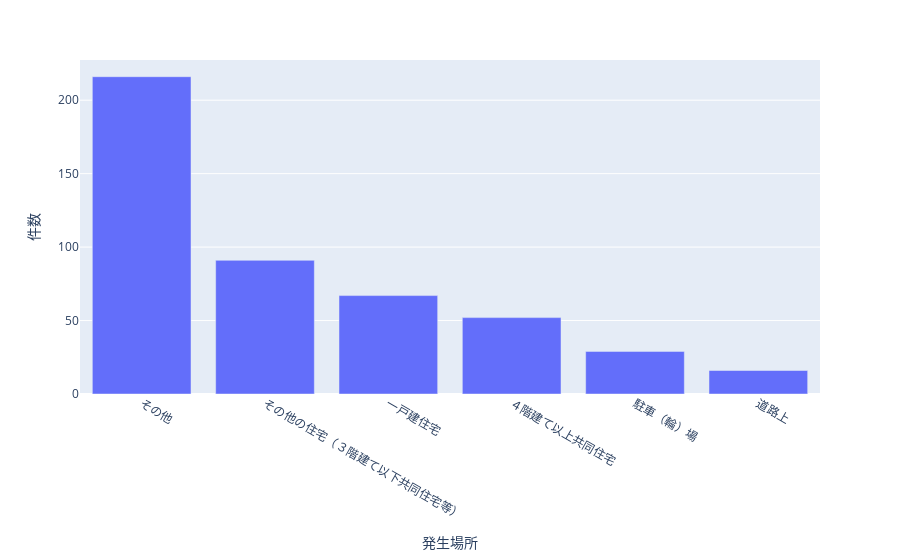

Source (notebook cell):
### Code cell
fig = px.bar(place,x='発生場所',y='件数')
fig.show()

### Figure 1 — Plotly figure (JSON) as saved in the notebook; plotly's stock layout.template omitted (floating-point values rounded to 4 significant figures)
{"data": [{"alignmentgroup": "True", "hovertemplate": "発生場所=%{x}<br>件数=%{y}<extra></extra>", "legendgroup": "", "marker": {"color": "#636efa", "pattern": {"shape": ""}}, "name": "", "offsetgroup": "", "orientation": "v", "showlegend": false, "textposition": "auto", "type": "bar", "x": ["その他", "その他の住宅（３階建て以下共同住宅等）", "一戸建住宅", "４階建て以上共同住宅", "駐車（輪）場", "道路上"], "xaxis": "x", "y": [216, 91, 67, 52, 29, 16], "yaxis": "y"}], "layout": {"barmode": "relative", "legend": {"tracegroupgap": 0}, "margin": {"t": 60}, "xaxis": {"anchor": "y", "domain": [0, 1], "title": {"text": "発生場所"}}, "yaxis": {"anchor": "x", "domain": [0, 1], "title": {"text": "件数"}}}}
